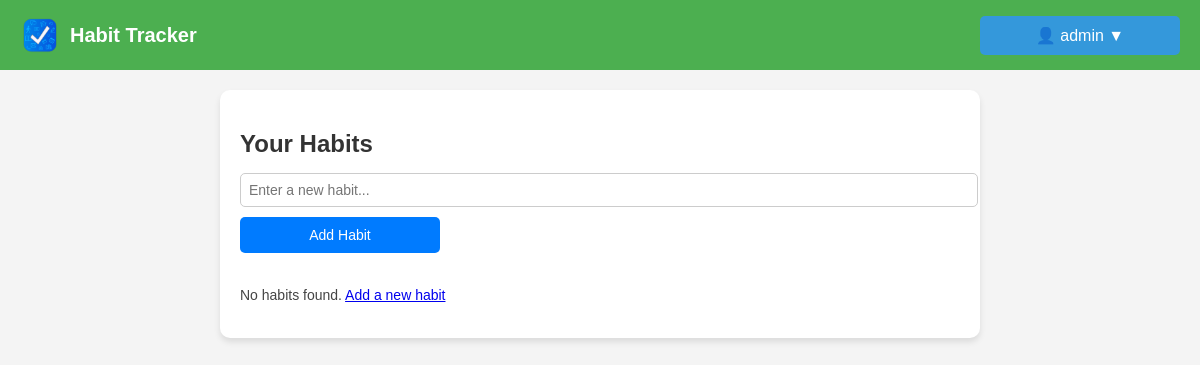
The app's page /manage-habits (signed in), older data.
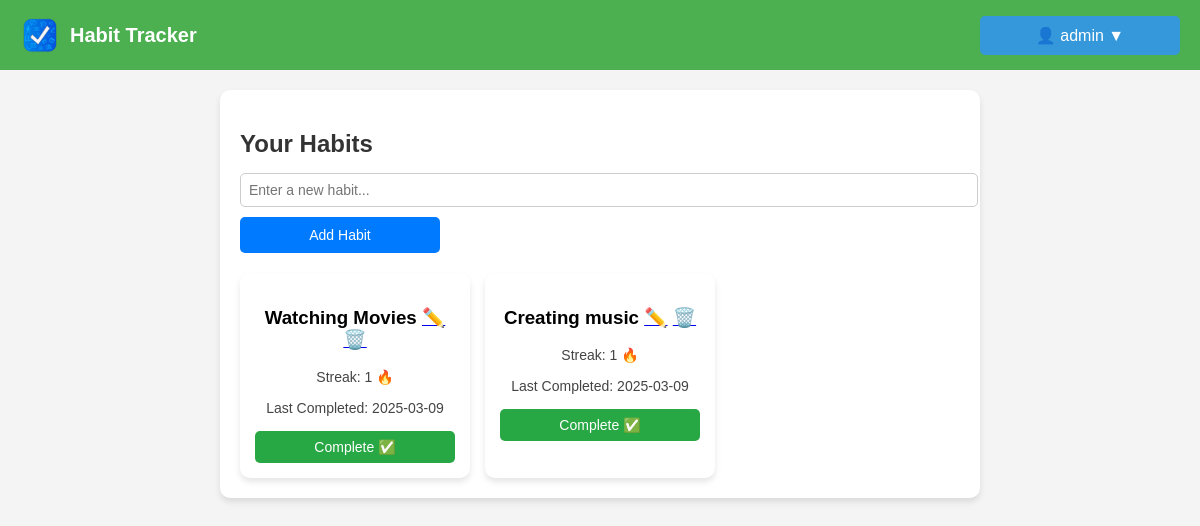
The same page, newer data.
### models.py (models this page shows, shortened)
class Activity(db.Model):
    id = db.Column(db.Integer, primary_key=True)
    name = db.Column(db.String(120), nullable=False)
    user_id = db.Column(db.Integer, db.ForeignKey('user.id'), nullable=False)
    streak = db.Column(db.Integer, default=0)
    last_completed = db.Column(db.DateTime, default=None)

### routes.py (the view)
@main_bp.route('/manage-habits')
def manage_habits():
    if 'user_id' not in session:
        flash("Please log in to view your habits.", "danger")
        return redirect(url_for('main.login'))
    user_id = session['user_id']
    habits = Activity.query.filter_by(user_id=user_id).all()
    return render_template('manage_habits.html', activities=habits)

### templates/manage_habits.html (shortened to what this page needs)
<!DOCTYPE html>
<html lang="en">
<head>
    <link rel="stylesheet" href="{{ url_for('static', filename='styles.css') }}">
</head>
<body>
    <nav class="navbar">
        <div class="logo">
            <img src="{{ url_for('static', filename='logo.png') }}" alt="Habit Tracker Logo">
            <span class="app-name">Habit Tracker</span>
        </div>
        <div class="nav-buttons">
            {% if session['user_id'] %}
                <div class="dropdown">
                    <button class="dropbtn">👤 {{ session['username'] }} ▼</button>
                </div>
            {% else %}
                <a href="{{ url_for('main.register') }}" class="btn">Register</a>
                <a href="{{ url_for('main.login') }}" class="btn btn-outline">Login</a>
            {% endif %}
        </div>
    </nav>
    <div class="container">
        <h2>Your Habits</h2>
        <form method="POST" action="{{ url_for('main.add_habit') }}" class="habit-form">
            <input type="text" name="habit_name" placeholder="Enter a new habit..." required>
            <button type="submit">Add Habit</button>
        </form>
        <div class="habit-list">
            {% if activities %}
                {% for habit in activities %}
                    <div class="habit-card">
                        <h3>{{ habit.name }}
                            <a href="{{ url_for('main.edit_habit', habit_id=habit.id) if habit.id else '#' }}" title="Edit Habit">✏️</a>
                            <a href="{{ url_for('main.confirm_delete', habit_id=habit.id) }}" title="Delete Habit">🗑️</a>
                        </h3>
                        <p>Streak: {{ habit.streak }} 🔥</p>
                        <p>Last Completed: {{ habit.last_completed.strftime('%Y-%m-%d') if habit.last_completed else "Not yet" }}</p>
                        <form action="{{ url_for('main.complete_habit', habit_id=habit.id) }}" method="POST">
                            <button type="submit" class="complete-btn">Complete ✅</button>
                        </form>
                    </div>
                {% endfor %}
            {% else %}
                <p>No habits found. <a href="{{ url_for('main.manage_habits') }}">Add a new habit</a></p>
            {% endif %}
        </div>
</body>
</html>

Row changes from the older to the newer data that the page shows:
added Activity: name "Watching Movies", streak "1", last_completed "2025-03-09"
added Activity: name "Creating music", streak "1", last_completed "2025-03-09"
Text that changed along with them:
text no longer shown: "No habits found. Add a new habit"
